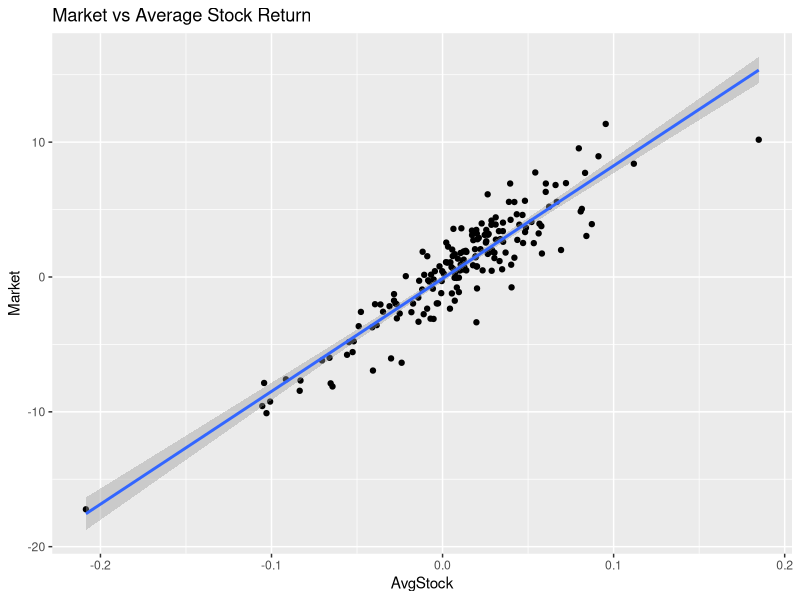
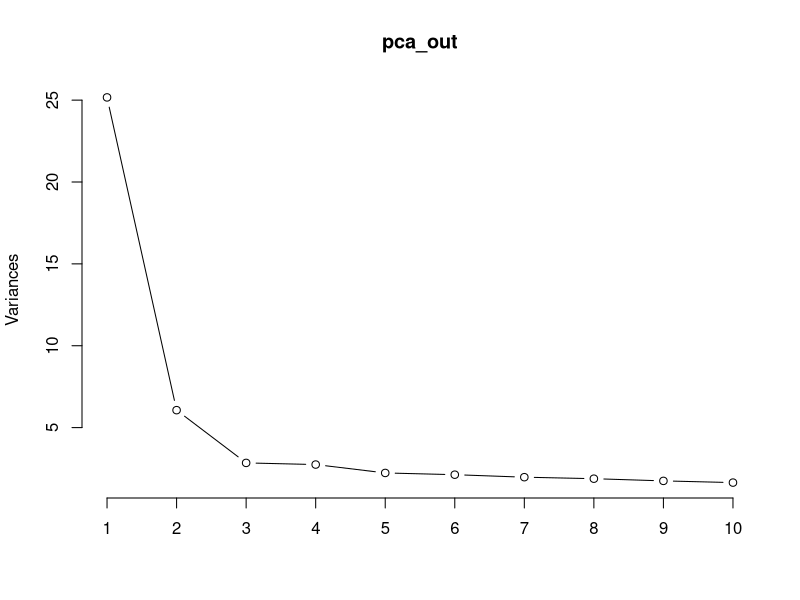
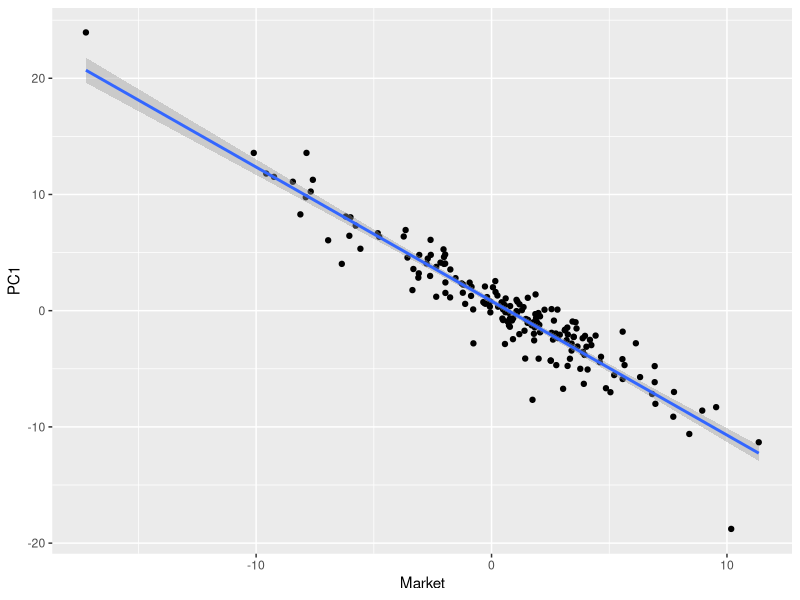
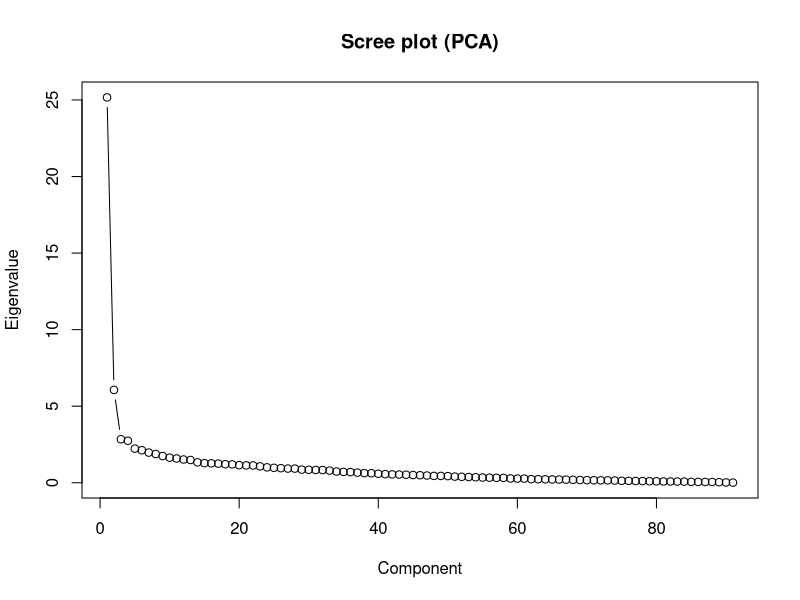
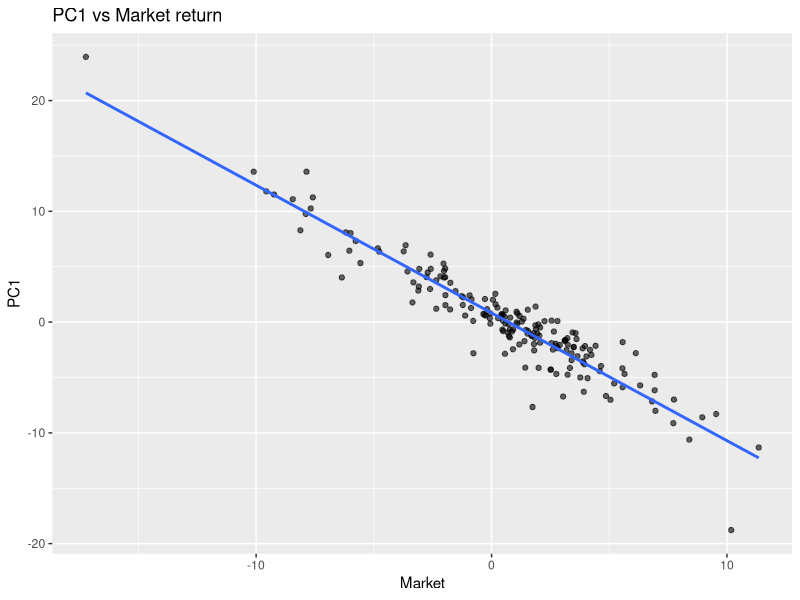

These figures' R source, in order:
## ---- chunk 1
library(tidyverse)

# Load data
stocks <- read_csv("data/SampleK.csv")
market <- read_csv("data/Market.csv")

# Merge with market return
data <- stocks %>%
  left_join(market, by = "Date")

# Convert to wide -> long for industry analysis
stocks_long <- stocks %>%
  pivot_longer(-Date, names_to = "StockID", values_to = "Return") %>%
  mutate(Industry = substr(StockID, 1, 1))  # first letter = industry

# Quick check: number of stocks per industry
table(stocks_long$Industry)

# Summary statistics by industry
stocks_long %>%
  group_by(Industry) %>%
  summarise(mean_ret = mean(Return),
            sd_ret   = sd(Return))

## ---- chunk 2
stocks_avg <- stocks %>%
  select(-Date) %>%
  rowMeans()

plot_df <- tibble(Date = stocks$Date,
                  AvgStock = stocks_avg,
                  Market = market$MarketReturn)

ggplot(plot_df, aes(x = AvgStock, y = Market)) +
  geom_point() +
  geom_smooth(method="lm") +
  labs(title="Market vs Average Stock Return")

## ---- chunk 3
# Standardize stock returns (important!)
X <- scale(stocks[,-1])   # remove Date column

# PCA
pca_out <- prcomp(X, scale.=TRUE)

# Variance explained
summary(pca_out)

# Scree plot
plot(pca_out, type="l")

# Loadings (weights of each stock on PC1, PC2, etc.)
loadings <- pca_out$rotation

# PC1 time series vs Market
pc1_ts <- pca_out$x[,1]
plot_df2 <- tibble(Date = stocks$Date,
                   PC1 = pc1_ts,
                   Market = market$MarketReturn)

ggplot(plot_df2, aes(x=Market, y=PC1)) +
  geom_point() +
  geom_smooth(method="lm")

## ---- chunk 4
# matrix for PCA (variables = stocks). We standardize.
X <- scale(stocks[,-1])

# PCA
pca_out <- prcomp(X, center = TRUE, scale. = TRUE)

# variance explained
summary(pca_out)          # copy the importance table into appendix
eigs <- pca_out$sdev^2

# scree
plot(eigs, type="b", xlab="Component", ylab="Eigenvalue",
     main="Scree plot (PCA)")

# PC1 time series vs market (evidence whether PC1 is a ‘market’ component)
pc1_ts <- pca_out$x[,1]
cor(pc1_ts, market$MarketReturn)      # number for report

ggplot(tibble(Market = market$MarketReturn, PC1 = pc1_ts),
       aes(Market, PC1)) +
  geom_point(alpha=.6) +
  geom_smooth(method="lm", se=FALSE) +
  labs(title="PC1 vs Market return")

## ---- chunk 5
load_mat <- as_tibble(pca_out$rotation, rownames = "StockID")
load_long <- load_mat |>
  mutate(Industry = substr(StockID, 1, 1)) |>
  select(StockID, Industry, PC1 = PC1, PC2 = PC2)

# average absolute loading by industry (who loads strongest?)
load_long |>
  group_by(Industry) |>
  summarise(
    mean_PC1 = mean(PC1),
    mean_abs_PC1 = mean(abs(PC1)),
    mean_PC2 = mean(PC2),
    mean_abs_PC2 = mean(abs(PC2)),
    .groups = "drop"
) |> arrange(desc(mean_abs_PC1))

## ---- chunk 6
# choose factor count guided by PCA scree (often 2–4). Start with 2 or 3.
k <- 3

fa_out <- factanal(X, factors = k, rotation = "varimax",
                   scores = "none", lower = 0.05)

# loadings matrix
print(fa_out$loadings, cutoff = 0.3)  # readable table

# uniquenesses (1 - communality): lower uniqueness => more systematic risk
uniq <- fa_out$uniquenesses
fa_tbl <- tibble(StockID = names(uniq),
                 uniqueness = as.numeric(uniq),
                 Industry = substr(StockID, 1, 1))

# industry-level systematic risk proxy (lower uniq => higher common variance)
fa_tbl |>
  group_by(Industry) |>
  summarise(
    mean_uniqueness = mean(uniqueness),
    median_uniqueness = median(uniqueness),
    .groups = "drop"
) |> arrange(mean_uniqueness)

## ---- chunk 7
# correlation of each stock with Market
cor_with_mkt <- map_dbl(stocks[,-1], ~ cor(.x, market$MarketReturn))
corr_tbl <- tibble(StockID = names(cor_with_mkt), cor_Market = cor_with_mkt)

# join with PC1 loadings
pick_tbl <- load_long |>
  select(StockID, Industry, PC1) |>
  inner_join(corr_tbl, by = "StockID") |>
  mutate(abs_PC1 = abs(PC1)) |>
  arrange(desc(abs_PC1), desc(cor_Market))

head(pick_tbl, 5)



